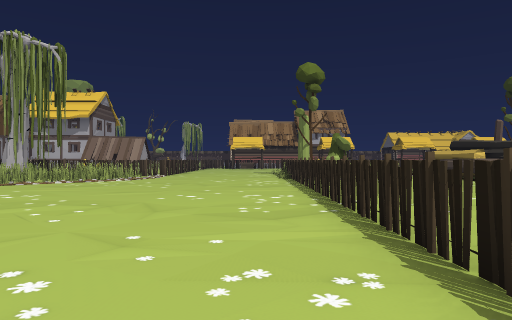
[1] (above)

24 first-person views from a walk through a scene from a Unity 3-D project. The camera is 1.4 m above the floor, looks level and sees 70° across. The floor is counted in squares, 2 m on a side. Each view is taken from the middle of a square. On the plan, view 1 faces up. The plan holds only what a view shows up to about 11 squares ahead; the rest is blank. The place goes on beyond the plan. Some animated figures are left out. Door leaves are left out, so doorways stand open.

[2]
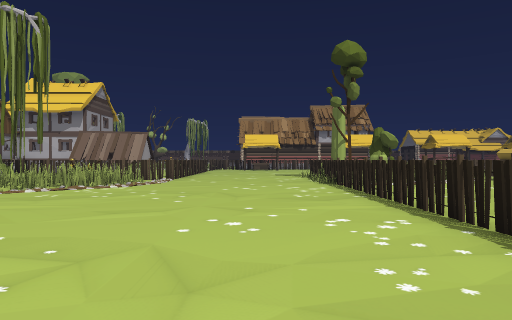

[3]
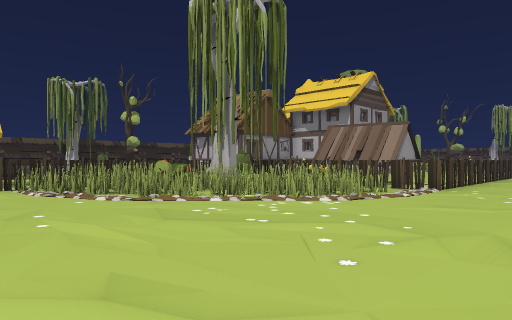

[4]
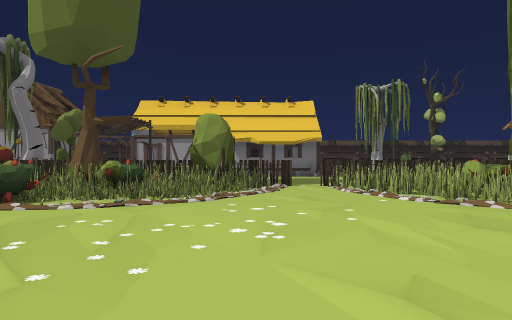

[5]
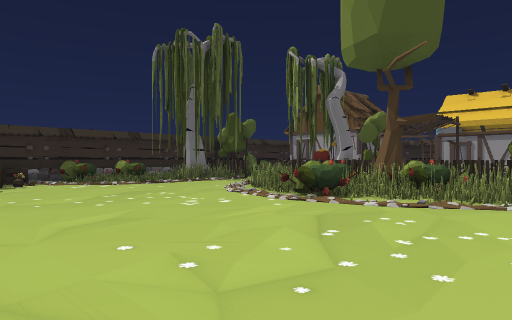

[6]
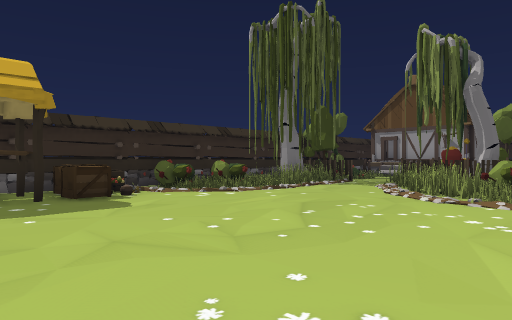

[7]
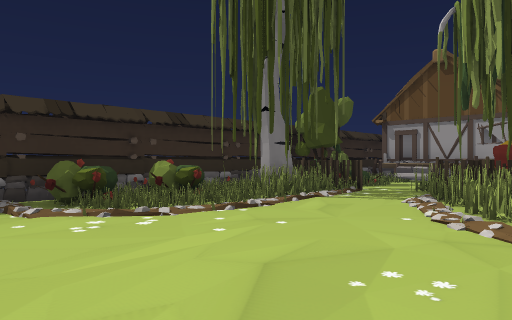

[8]
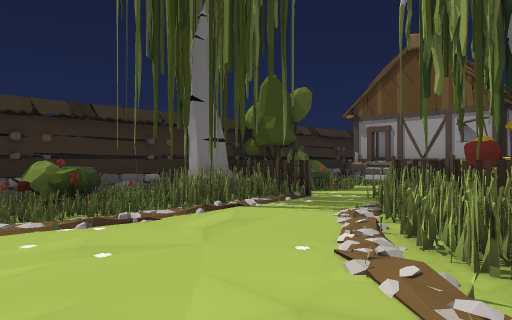

[9]
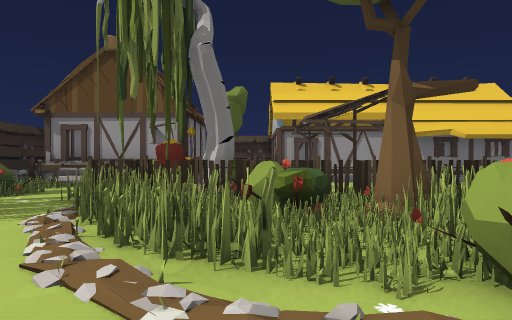

[10]
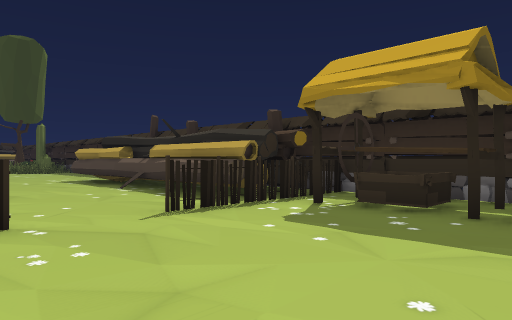

[11]
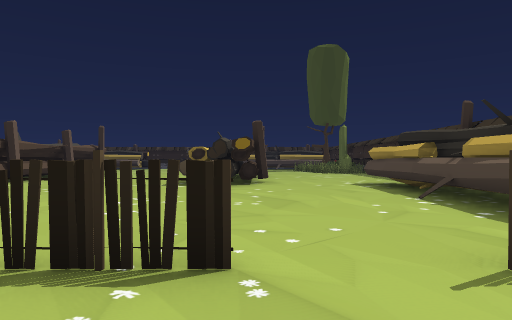

[12]
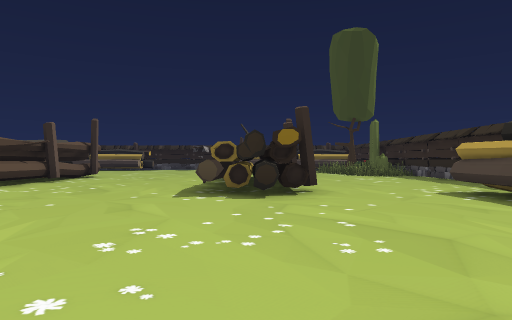

[13]
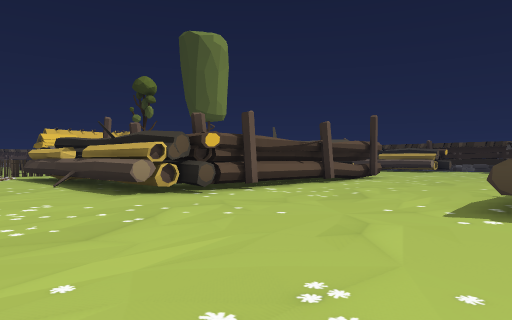

[14]
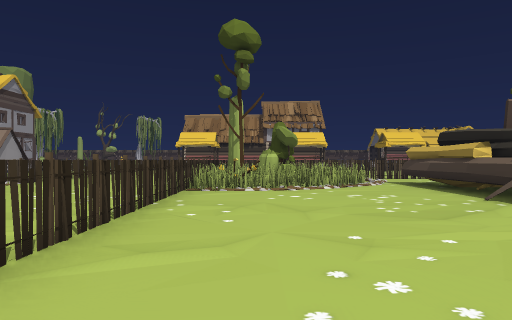

[15]
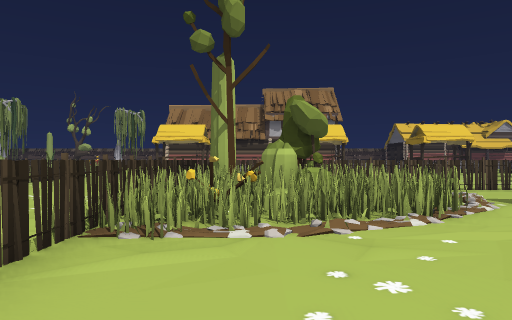

[16]
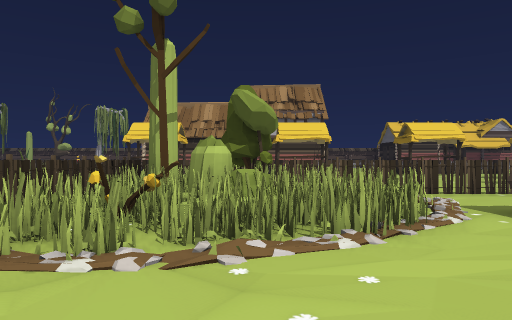

[17]
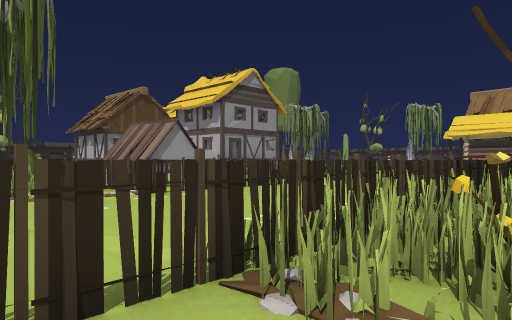

[18]
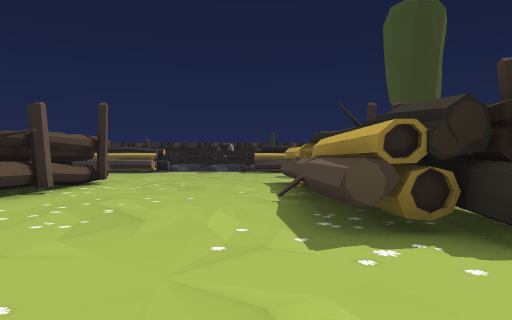

[19]
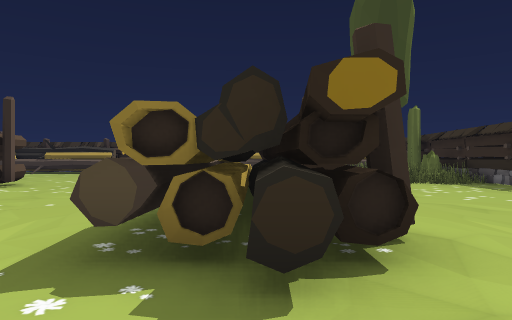

[20]
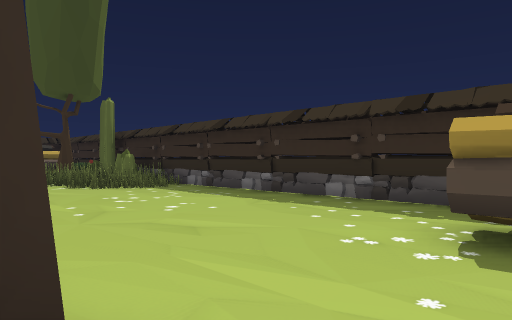

[21]
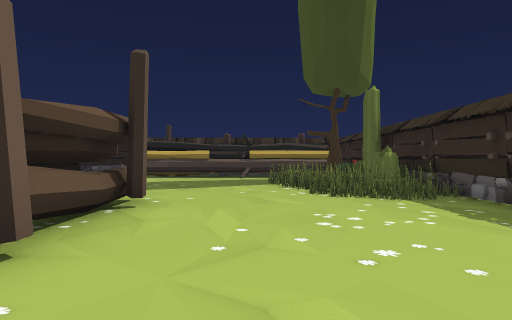

[22]
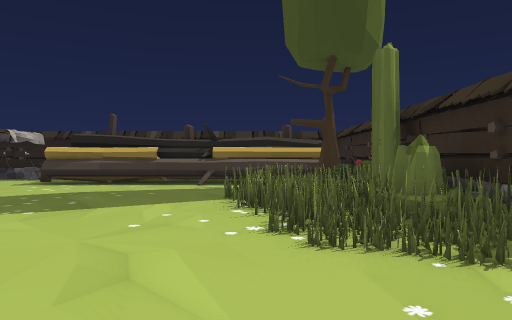

[23]
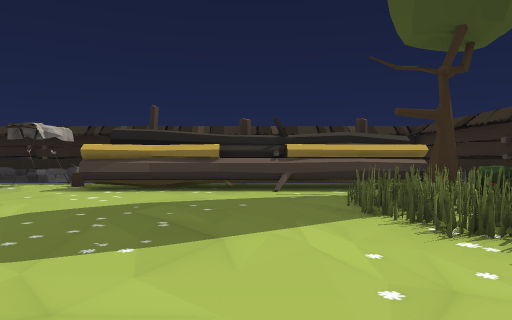

[24]
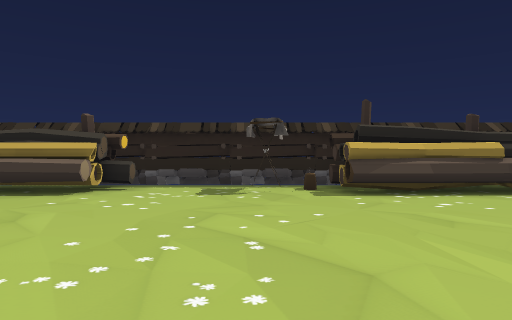

### Floor plan
Key: @ floor where view 1 was taken; # wall or solid block; x gap in a wall; . floor; / step, stairs or slope; = window, fence, low wall or low ledge; ^ raised ledge; P plant; B bush; C crate; A basket; H hut; S stump; O other object.
Columns run from 16 left of view 1 to 29 right of it. Each row starts with its distance up from view 1.
 19             x...  #####=##
 18            O#.... OOO  /..
 17         OOOO#....#O  OOO.
 16           ###....#PPOOP##
 15           OP/....#PPPPP.#
 14          OOP/....##PPP..#
 13      #  OOOP.....xP.....#
 12      #  P.PP.....#......#
 11      ##PPPP......#.....##
 10      #OP.P.......x.....##                .#
  9     .OPP.........x.....###             ...##.#
  8     .xO..........#.....###########.   .....^.#
  7      #OO.........#................. .........#
  6      # PP........x................. .........#
  5      # POP.......#................. ......OOx#
  4      #O OP.......#................  .......S.#
  3   #  # PPPB......x................  ......##.#
  2   #  #OPPP.......x........###^####   .....#
  1      #OOPP.......#.......^######## .......#
  0   B  OPPP.......@.........########........#
 -1   O   PP..................................#
 -2 H   PO...........#.......................##
 -3 HO....//.PP......##.##.............PPPPOO##
 -4 HOOOO OOOPPP.C.OO##########.......PPPOPO .#
 -5 # O     O OOAC.OO##        .......PP      #
 -6 ##    ####O ######         #########O   ###

Positions as (right, up) in squares from view 1, and headings:
1: (0, 0), facing up
2: (-1, 3), facing up
3: (-1, 7), facing up-left
4: (-1, 7), facing left
5: (-1, 7), facing down-left
6: (0, 3), facing down-left
7: (-3, 1), facing down-left
8: (-5, 1), facing down-left
9: (-5, 1), facing left
10: (-3, 1), facing down-right
11: (-1, 0), facing right
12: (2, 1), facing right
13: (4, 1), facing up-right
14: (3, 5), facing up
15: (3, 10), facing up
16: (4, 11), facing up
17: (3, 12), facing up-left
18: (6, 3), facing right
19: (7, 1), facing right
20: (9, 0), facing down-right
21: (11, -2), facing right
22: (15, -3), facing right
23: (17, -1), facing right
24: (18, 5), facing right
